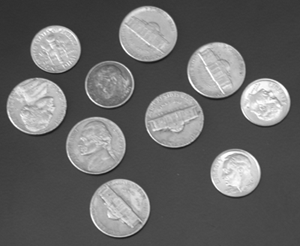
%> input picture Lab1213/coins.png, 300 x 246 px
$ octave coinImageThresholding.m   (GNU Octave 9; MATLAB toolbox functions it lacks are replaced by stand-ins)
%> lines starting %> are read from the running program, lines starting %| are printed output that depends on the picture; in (x1, y1, x2, y2) boxes, pixels count from 0 and x2, y2 are one past the last pixel; in counts of white or black regions, pixels touching at a corner belong together; the program's own positions count from 1
close all;
clear all;
img = imread('C:\Users\Sara Latif Khan\OneDrive\Desktop\imgs\Lab1213\coins.png');
%> img is the input picture: size 246x300 uint8; min 23, max 255, mean 103
global_threshhold = graythresh(img);
%> global_threshhold = 0.494
segmented_image = imbinarize(img,global_threshhold);
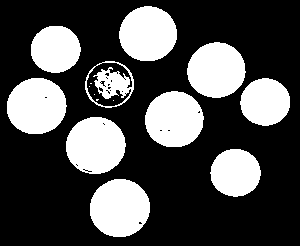
%> segmented_image: size 246x300 logical; 30.2% white; 15 white regions (5 under 20 px), largest, box (x1, y1, x2, y2) and area: (90, 179, 150, 237) 2748, (66, 117, 126, 174) 2667, (7, 78, 67, 134) 2649
subplot(1,3,1),imshow(img),title('Original Image');
subplot(1,3,2),imshow(global_threshhold),title('ThresholdImage');
subplot(1,3,3),imshow(segmented_image),title('Segmented Image');
%> after `title('Segmented Image')`:
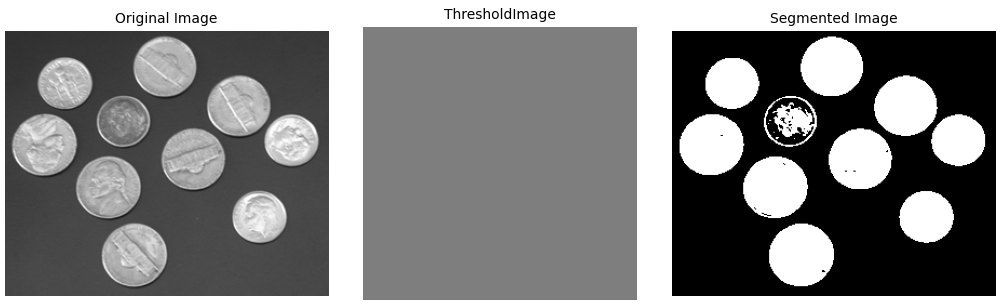
%> figure redrawn from the program's plot data, 3 panels
